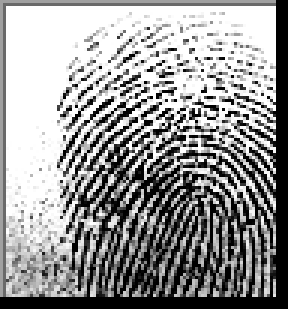
#> input picture Dataset/10__M_Left_index_finger.BMP, 96 x 103 px, found by its file name (shown 3 times larger); its folder holds only this picture in this run
$ jupyter execute preprocess.ipynb   (older library calls are emulated)
#> lines starting #> are read from the running program, lines starting #| are printed output that depends on the picture; after the words box and inside, x2 and y2 are one past the last pixel; in counts of white or black regions, pixels touching at a corner belong together
[cell 1]
import cv2
import os
from PIL import Image
import numpy as np

import matplotlib.pyplot as plt
plt.ion()

[cell 2]
plt.rcParams['figure.figsize'] = (10,6)

[cell 3]
PATH = r'E:\4.2\DIP LAB\Project\Dataset\\'

[cell 4]
pixel_values = list()
image_names = list()


for file_name in os.listdir(PATH):
    if file_name.split(".")[-1].lower() in {'bmp'}:
        img = cv2.imread(PATH + file_name, 0)
#> img is the input picture: shape (103, 96); min 0, max 255, mean 151.8
        image_names.append(file_name)
        pixel_values.append( img )

[cell 5]
pixel_values[0]

[cell 6]
image_names[0]

[cell 7]
plt.imshow(pixel_values[0], cmap='gray')

### Visualize Histogram

[cell 8]
ref_image = pixel_values[0]

[cell 9]
plt.hist(ref_image.ravel(),256,[0,256])
plt.show()
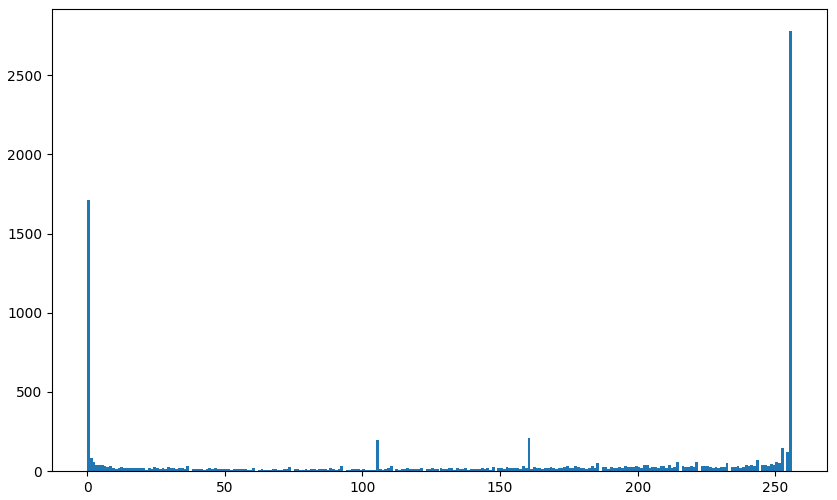
#> figure drawn by matplotlib, 1 panel; tallest bar 2780 high, from x = 255 to 256

### Histogram Equalization

[cell 10]
equalized_image = cv2.equalizeHist(ref_image)
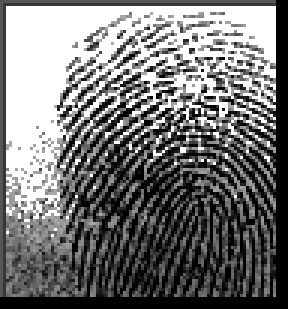
#> equalized_image: shape (103, 96) (shown 3 times larger); min 0, max 255, mean 118

[cell 11]
plt.imshow(equalized_image,'gray')

[cell 12]
plt.hist(equalized_image.ravel(),256,[0,256])
plt.show()
#> figure, not shown here; tallest bar 2780 high, from x = 255 to 256

### Threshold Filtering

[cell 13]
def threshold_filter(img):

    ret,th1 = cv2.threshold(img,127,255,cv2.THRESH_BINARY)
    th2 = cv2.adaptiveThreshold(img,255,cv2.ADAPTIVE_THRESH_MEAN_C,\
                cv2.THRESH_BINARY,11,2)
    th3 = cv2.adaptiveThreshold(img,255,cv2.ADAPTIVE_THRESH_GAUSSIAN_C,\
                cv2.THRESH_BINARY,11,2)

    titles = ['Original Image', 'Global Thresholding (v = 127)',
                'Adaptive Mean Thresholding', 'Adaptive Gaussian Thresholding']
    images = [img, th1, th2, th3]


    for i in range(4):
        plt.subplot(2,2,i+1),plt.imshow(images[i],'gray')
        plt.title(titles[i])
        plt.xticks([]),plt.yticks([])
    plt.show()

### Smoothing

[cell 14]
def smoothing_filter(image, kernel = 'gaussian', kernel_shape = (5,5), kernel_size = 5):

    if kernel == 'avg':
        return cv2.blur(image, kernel_shape)
    elif kernel == 'gaussian':
        return cv2.GaussianBlur(image, (5,5), 0)
    elif kernel == 'median':
        return cv2.medianBlur(image, kernel_size)
    else:
        raise ValueError('Kernel attribute error')

[cell 15]
ref_image = pixel_values[0]

[cell 16]
ref_image = smoothing_filter(ref_image , kernel='gaussian')
#> in smoothing_filter, `return cv2.GaussianBlur(image, (5,5), 0)`:
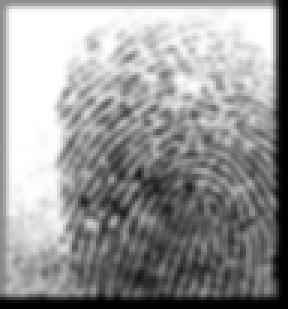
#> returned value: shape (103, 96) (shown 3 times larger); min 0, max 255, mean 151.7

[cell 17]
plt.imshow(ref_image, 'gray')

[cell 18]
threshold_filter(ref_image)
#> in threshold_filter, `ret,th1 = cv2.threshold(img,127,255,cv2.THRESH_BINARY)`:
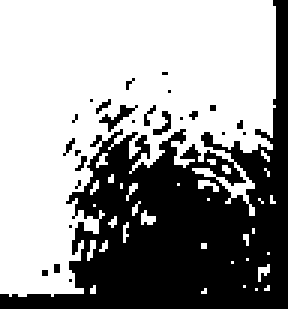
#> th1: shape (103, 96) (shown 3 times larger); 60.3% white; 25 black regions (22 under 20 px), largest, box (x1, y1, x2, y2) and area: (0, 0, 96, 103) 3785, (33, 35, 46, 44) 36, (51, 37, 57, 45) 21
#> in threshold_filter, `th2 = cv2.adaptiveThreshold(img,255,cv2.ADAPTIVE_THRESH_MEAN_C,\ cv2.T..`:
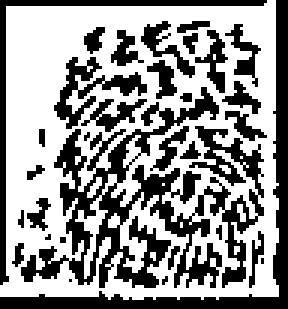
#> th2: shape (103, 96) (shown 3 times larger); 57.9% white; 32 black regions (13 under 20 px), largest, box (x1, y1, x2, y2) and area: (7, 29, 88, 96) 1845, (0, 0, 96, 103) 777, (0, 0, 89, 95) 364
#> in threshold_filter, `th3 = cv2.adaptiveThreshold(img,255,cv2.ADAPTIVE_THRESH_GAUSSIAN_C,\ c..`:
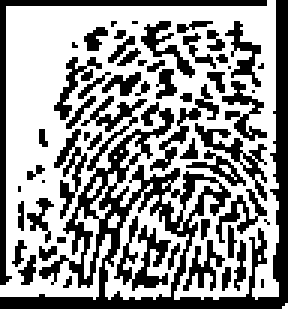
#> th3: shape (103, 96) (shown 3 times larger); 58% white; 57 black regions (26 under 20 px), largest, box (x1, y1, x2, y2) and area: (0, 0, 96, 103) 1834, (0, 0, 89, 95) 367, (38, 72, 57, 97) 178

### Converting to Binary Image

[cell 19]
ref_image = pixel_values[0]
(thresh, ref_image_bw) = cv2.threshold(ref_image, 128, 255, cv2.THRESH_BINARY | cv2.THRESH_OTSU)
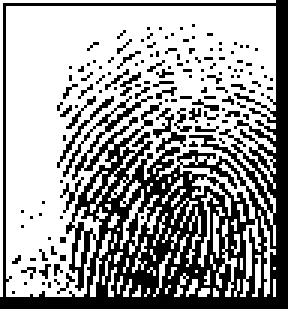
#> ref_image_bw: shape (103, 96) (shown 3 times larger); 61.9% white; 135 black regions (132 under 20 px), largest, box (x1, y1, x2, y2) and area: (0, 0, 96, 103) 3262, (19, 32, 38, 56) 43, (20, 59, 28, 71) 23
#> thresh = 128

[cell 20]
plt.imshow(ref_image_bw , 'gray')

[cell 21]
ref_image = ref_image_bw


theta = 1./4.*np.pi
sigma = 2.

[cell 22]
gabor_kernel = cv2.getGaborKernel((3,3) , sigma = sigma , theta = theta , lambd = 1, gamma = 0, ktype=cv2.CV_32F  )

[cell 23]
gabor_kernel

[cell 24]
filtered_image = cv2.filter2D(ref_image, cv2.CV_8UC1 , gabor_kernel)
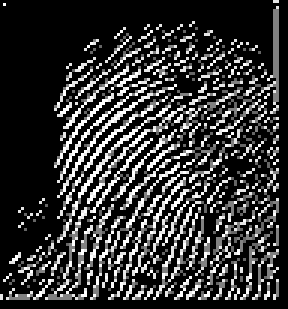
#> filtered_image: shape (103, 96) (shown 3 times larger); min 0, max 255, mean 52.3

$ run again, on Dataset/12__M_Left_middle_finger.BMP
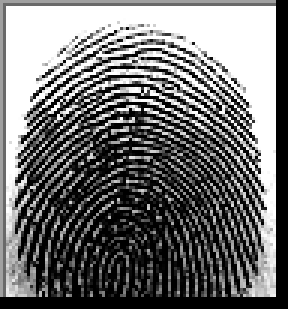
#> input picture Dataset/12__M_Left_middle_finger.BMP, 96 x 103 px, found by its file name (shown 3 times larger)
#> img is the input picture: shape (103, 96); min 0, max 255, mean 113
#> in threshold_filter, `ret,th1 = cv2.threshold(img,127,255,cv2.THRESH_BINARY)`:
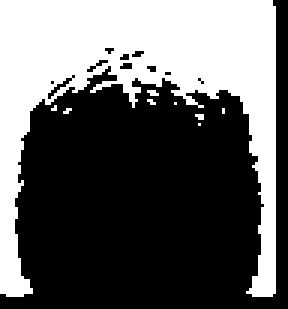
#> th1: shape (103, 96) (shown 3 times larger); 38.1% white; 9 white regions (8 under 20 px), largest, box (x1, y1, x2, y2) and area: (0, 0, 92, 99) 3744
#> th2: shape (103, 96); 53.7% white; 20 black regions (15 under 20 px), largest, box (x1, y1, x2, y2) and area: (0, 0, 96, 103) 3812, (0, 0, 89, 94) 335, (22, 41, 48, 59) 187, (40, 79, 57, 96) 113, (64, 64, 71, 74) 37
#> th3: shape (103, 96); 55.2% white; 28 black regions (18 under 20 px), largest, box (x1, y1, x2, y2) and area: (0, 0, 96, 103) 3562, (0, 0, 89, 96) 362, (57, 75, 80, 96) 153
#> ref_image_bw: shape (103, 96); 45.4% white; 207 white regions (201 under 20 px), largest, box (x1, y1, x2, y2) and area: (2, 2, 92, 99) 3543, (0, 0, 92, 99) 190, (16, 34, 32, 46) 32, (30, 35, 47, 41) 21, (30, 39, 45, 46) 20, (12, 43, 30, 58) 20
#> thresh = 121
#> `filtered_image = cv2.filter2D(ref_image, cv2.CV_8UC1 , gabor_kernel)`:
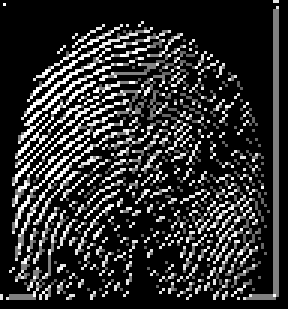
#> filtered_image: shape (103, 96) (shown 3 times larger); min 0, max 255, mean 47

$ run again, on Dataset/12__M_Left_thumb_finger.BMP
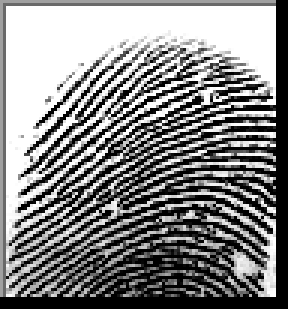
#> input picture Dataset/12__M_Left_thumb_finger.BMP, 96 x 103 px, found by its file name (shown 3 times larger)
#> img is the input picture: shape (103, 96); min 0, max 255, mean 133.4
#> in threshold_filter, `ret,th1 = cv2.threshold(img,127,255,cv2.THRESH_BINARY)`:
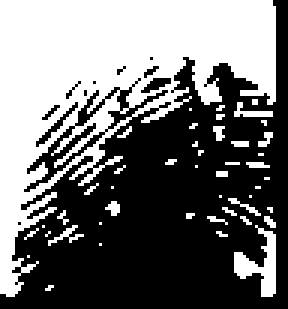
#> th1: shape (103, 96) (shown 3 times larger); 44.4% white; 46 white regions (42 under 20 px), largest, box (x1, y1, x2, y2) and area: (0, 0, 92, 99) 3953, (78, 75, 92, 99) 148, (78, 34, 91, 39) 30, (16, 75, 28, 82) 25
#> th2: shape (103, 96); 56.3% white; 22 black regions (10 under 20 px), largest, box (x1, y1, x2, y2) and area: (6, 14, 88, 66) 1131, (3, 47, 68, 95) 868, (0, 0, 96, 103) 808
#> th3: shape (103, 96); 56.4% white; 24 black regions (14 under 20 px), largest, box (x1, y1, x2, y2) and area: (0, 0, 90, 96) 1197, (6, 13, 88, 66) 1054, (0, 0, 96, 103) 955
#> ref_image_bw: shape (103, 96); 53.9% white; 13 black regions (9 under 20 px), largest, box (x1, y1, x2, y2) and area: (0, 0, 96, 103) 3970, (6, 16, 74, 65) 430, (8, 16, 44, 54) 77, (12, 19, 35, 43) 44
#> thresh = 125
#> `filtered_image = cv2.filter2D(ref_image, cv2.CV_8UC1 , gabor_kernel)`:
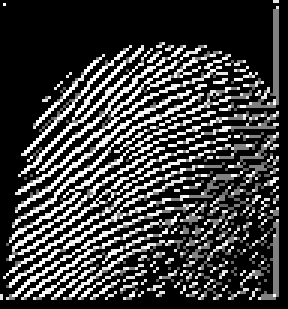
#> filtered_image: shape (103, 96) (shown 3 times larger); min 0, max 255, mean 60.8
